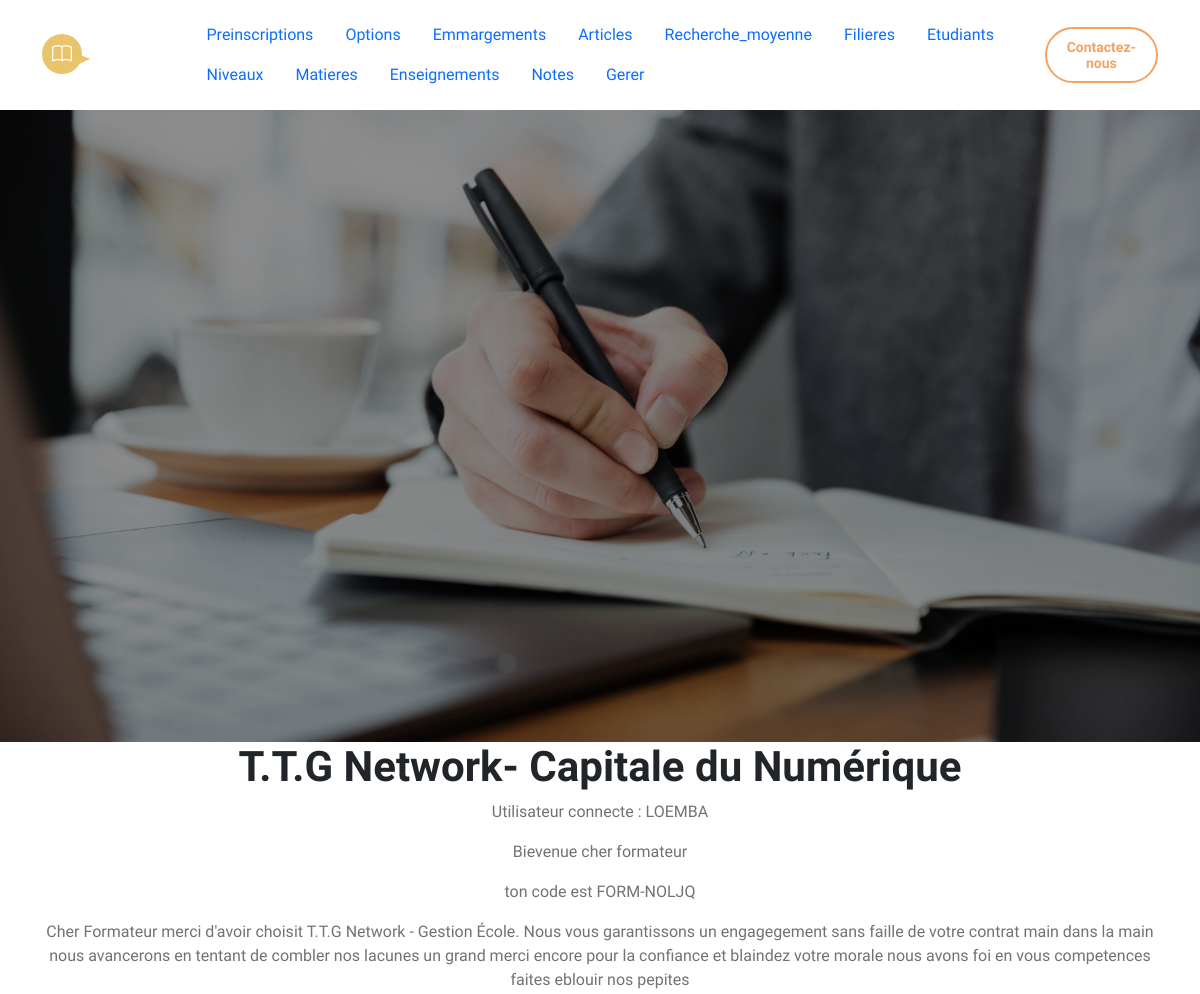
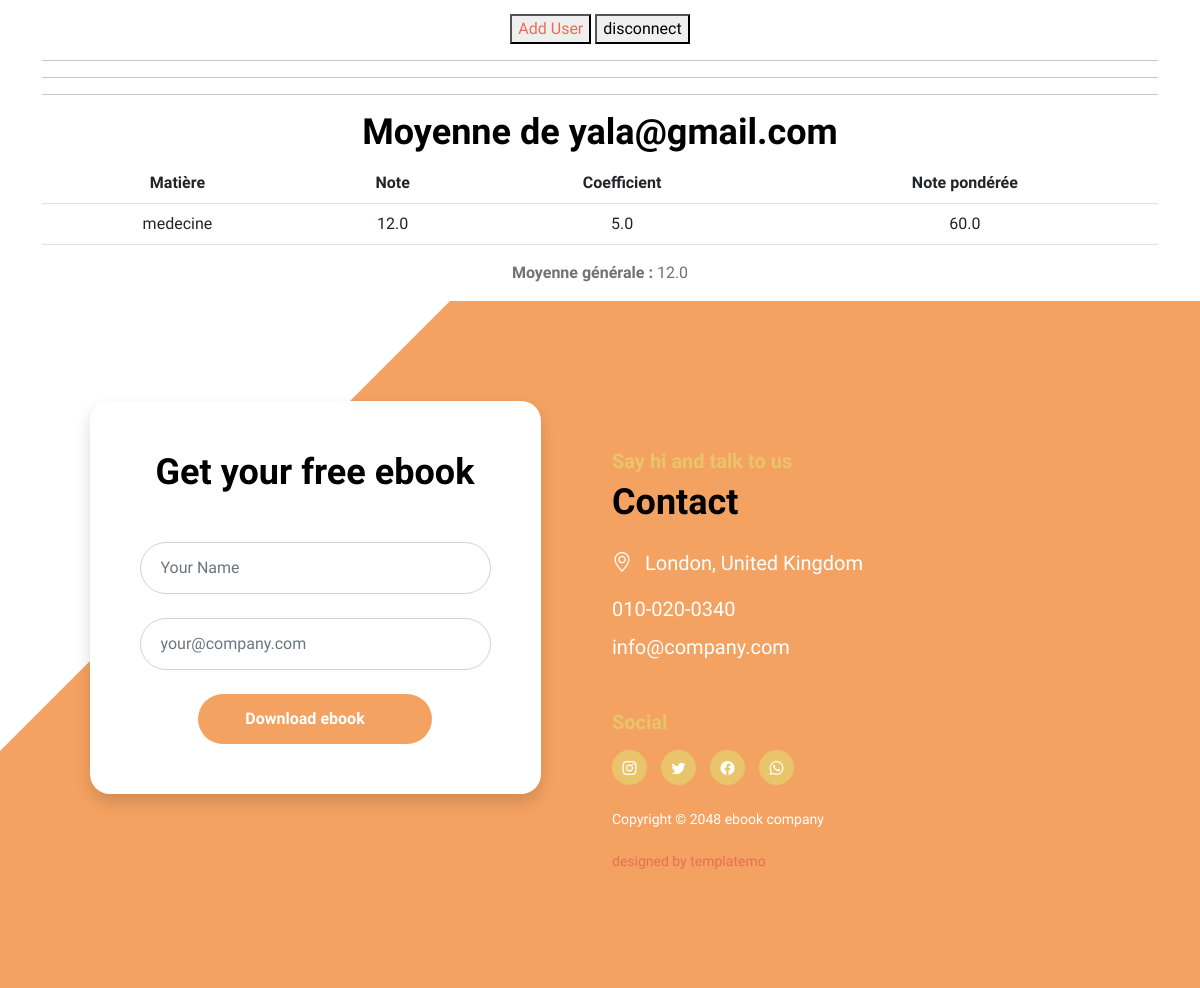
Screenshot of /moyenne/TTG-2025-WZZ1/ (signed in) with the database file from the repository (2 pictures, top to bottom).
### core/models.py (models this page shows, shortened)
class User(AbstractUser):
    ROLES = (
        ('admin', 'Administrateur'),
        ('formateur', 'Formateur'),
        ('etudiant', 'Étudiant'),
        ('parent', 'Parent'),
    )
    role = models.CharField(max_length=20, choices=ROLES)
    code_formateur = models.CharField(max_length=10, unique=True, null=True, blank=True)
    code_parent = models.CharField(max_length=10, unique=True, null=True, blank=True)
    matricule = models.CharField(max_length=30, unique=True, null=True, blank=True)

class Etudiant(models.Model):
    user = models.OneToOneField(User, on_delete=models.CASCADE, limit_choices_to={'role': 'etudiant'})
    option = models.ForeignKey(Option, on_delete=models.SET_NULL, null=True)
    niveau = models.ForeignKey(Niveau, on_delete=models.SET_NULL, null=True)
    date_inscription = models.DateField(default=timezone.now)

class Matiere(models.Model):
    nom = models.CharField(max_length=100)
    coefficient = models.FloatField()
    option = models.ForeignKey(Option, on_delete=models.CASCADE)

class Note(models.Model):
    etudiant = models.ForeignKey(Etudiant, on_delete=models.CASCADE)
    matiere = models.ForeignKey(Matiere, on_delete=models.CASCADE)
    valeur = models.FloatField()

### core/views.py (the view)
# urls.py: path('moyenne/<str:matricule>/', views.moyenne_etudiant, name='moyenne_etudiant'),
@login_required
def moyenne_etudiant(request, matricule):
    etudiant = get_object_or_404(Etudiant, user__matricule=matricule)
    notes = Note.objects.filter(etudiant=etudiant)
    if not notes.exists():
        return render(request, 'moyenne.html', {'etudiant': etudiant, 'message': "Aucune note trouvée."})
    total_pondere = 0
    total_coefficients = 0
    notes_detail = []
    for note in notes:
        coeff = note.matiere.coefficient
        ponderee = note.valeur * coeff
        total_pondere += ponderee
        total_coefficients += coeff
        notes_detail.append({
            'matiere': note.matiere.nom,
            'valeur': note.valeur,
            'coefficient': coeff,
            'ponderee': ponderee
        })
    moyenne = total_pondere / total_coefficients if total_coefficients > 0 else 0
    return render(request, 'moyenne.html', {
        'etudiant': etudiant,
        'notes': notes_detail,
        'moyenne': round(moyenne, 2)
    })

### core/templates/moyenne.html (shortened to what this page needs)
{% extends "base.html" %}
{% block content %}
  <hr>
  <h2>Moyenne de {{ etudiant.user.username }}</h2>
{% if message %}
  <p>{{ message }}</p>
{% else %}
  <table class="table">
    <thead>
      <tr>
        <th>Matière</th>
        <th>Note</th>
        <th>Coefficient</th>
        <th>Note pondérée</th>
      </tr>
    </thead>
    <tbody>
      {% for note in notes %}
        <tr>
          <td>{{ note.matiere }}</td>
          <td>{{ note.valeur }}</td>
          <td>{{ note.coefficient }}</td>
          <td>{{ note.ponderee }}</td>
        </tr>
      {% endfor %}
    </tbody>
  </table>
  <p><strong>Moyenne générale :</strong> {{ moyenne }}</p>
{% endif %}
{% endblock %}

### core/templates/base.html (shortened to what this page needs)
<!DOCTYPE html>
<html lang="fr">
  {% load static %}
<head>
        <link href="{% static 'css/bootstrap.min.css' %}" rel="stylesheet">
        <link href="{% static 'css/bootstrap-icons.css' %}" rel="stylesheet">
        <link href="{% static 'css/templatemo-ebook-landing.css' %}" rel="stylesheet">
    </head>
    <body>
        <main>
            <nav class="navbar navbar-expand-lg">
                <div class="container">
                    <a class="navbar-brand" href="index.html">
                        <i class="navbar-brand-icon bi-book me-2"></i>
                        <span>ebook</span>
                    </a>
                    <div class="collapse navbar-collapse" id="navbarNav">
                        <ul class="nav">
                            <li class="nav-item">
                                <a class="nav-link click-scroll" href="{% url 'preinscription' %}">Preinscriptions</a>
                            </li>
                            <li class="nav-item">
                                <a class="nav-link click-scroll" href="{% url 'options' %}">Options</a>
                            </li>
                            <li class="nav-item">
                                <a class="nav-link click-scroll" href="{% url 'liste_emargements' %}">Emmargements</a>
                            </li>
                            <li class="nav-item">
                              <a class="nav-link click-scroll" href="{% url 'article' %}">Articles</a>
                          </li>
                            <li class="nav-item">
                                <a class="nav-link click-scroll" href="{% url 'recherche_moyenne' %}">Recherche_moyenne</a>
                            </li>
                            <li class="nav-item">
                                <a class="nav-link click-scroll" href="{% url 'filiere' %}">Filieres</a>
                            </li>
                            <li class="nav-item">
                                <a class="nav-link click-scroll" href="{% url 'etudiant' %}">Etudiants</a>
                            </li>
                            <li class="nav-item">
                                <a class="nav-link click-scroll" href="{% url 'niveau' %}">Niveaux</a>
                            </li>
                            <li class="nav-item">
                                <a class="nav-link click-scroll" href="{% url 'matiere' %}">Matieres</a>
                            </li>
                            <li class="nav-item">
                                <a class="nav-link click-scroll" href="{% url 'enseignement' %}">Enseignements</a>
                            </li>
                            <li class="nav-item">
                                <a class="nav-link click-scroll" href="{% url 'note' %}">Notes</a>
                            </li>
                            <li class="nav-item">
                                <a class="nav-link click-scroll" href="{% url 'admin:index' %}">Gerer</a>
                            </li>
                        </ul>
                        <div class="d-none d-lg-block">
                            <a href="#" class="btn custom-btn custom-border-btn btn-naira btn-inverted">
                                <i class="btn-icon bi-cloud-download"></i>
                                <span>Contactez-nous</span>
                            </a>
                        </div>
                    </div>
                </div>
            </nav>
            <section class="hero-section d-flex justify-content-center align-items-center" id="section_1">
              <div class="container">
                  <div class="row">
                      <div class="hero-image-wrap col-lg-6 col-12 mt-3 mt-lg-0">
                      </div>
                  </div>
              </div>
          </section>
<section class="container" style="text-align: center;">
  <header>
    <h1>T.T.G Network- Capitale du Numérique </h1>
    <main>
        <p>Utilisateur connecte : {{user}}</p>
          {% if user.is_authenticated %}
          {% if user.role %}
          <p>Bievenue cher {{user.role}} </p>
          {% else %}
          <p>Bievenue cher Admin </p>
          {% endif %}
            {% if user.matricule %}
            <p>ton matricule est {{user.matricule}}</p>
            <p>
                Cher etudiant merci d'avoir choisit T.T.G Network - Gestion École.
                Nous vous garantissons un apprentissage serieux et rigoureux main dans
                la main nous avancerons en tentant de combler nos lacunes un grand merci
                encore pour la confiance et blaindez votre morale car la route sera longue
            </p>
            {% elif user.code_formateur %}
            <p>ton code est {{user.code_formateur}}</p>
            <p>
                Cher Formateur merci d'avoir choisit T.T.G Network - Gestion École.
                Nous vous garantissons un engagegement sans faille de votre contrat main
                dans la main nous avancerons en tentant de combler nos lacunes un grand merci
                encore pour la confiance et blaindez votre morale nous avons foi en vous
                competences faites eblouir nos pepites
            </p>
            {% else %}
              <p>
                Bienvenue sur la plateforme officielle de T.T.G Network - Gestion Ecole.
                Accèdez facilement à votre avenir académique
            </p>
            {% endif %}
          {% endif %}
        <button><a href="{% url 'urlregister' %}">Add User</a></button>
        <a href="{% url 'urllogout' %}"><button>disconnect</button></a>
        <hr>
        <hr>
      </main>
      {% block content %}{% endblock %}
    </section>
  <section class="contact-section section-padding" id="section_5">
    <div class="container">
        <div class="row">
            <div class="col-lg-5 col-12 mx-auto">
                <form class="custom-form ebook-download-form bg-white shadow" action="#" method="post" role="form">
                    <div class="text-center mb-5">
                        <h2 class="mb-1">Get your free ebook</h2>
                    </div>
                    <div class="ebook-download-form-body">
                        <div class="input-group mb-4">
                            <input type="text" name="ebook-form-name" id="ebook-form-name" class="form-control" aria-label="ebook-form-name" aria-describedby="basic-addon1" placeholder="Your Name" required>
                            <span class="input-group-text" id="basic-addon1">
                            </span>
                        </div>
                        <div class="input-group mb-4">
                            <input type="email" name="ebook-email" id="ebook-email" pattern="[^ @]*@[^ @]*" class="form-control" placeholder="your@company.com" aria-label="ebook-form-email" aria-describedby="basic-addon2" required="">
                            <span class="input-group-text" id="basic-addon2">
                            </span>
                        </div>
                        <div class="col-lg-8 col-md-10 col-8 mx-auto">
                            <button type="submit" class="form-control">Download ebook</button>
                        </div>
                    </div>
                </form>
            </div>
            <div class="col-lg-6 col-12">
                <h6 class="mt-5">Say hi and talk to us</h6>
                <h2 class="mb-4">Contact</h2>
                <p class="mb-3">
                    <i class="bi-geo-alt me-2"></i>
                    London, United Kingdom
                </p>
                <p class="mb-2">
                    <a href="tel: 010-020-0340" class="contact-link">
                        010-020-0340
                    </a>
                </p>
                <p>
                    <a href="mailto:info@company.com" class="contact-link">
                        info@company.com
                    </a>
                </p>
                <h6 class="site-footer-title mt-5 mb-3">Social</h6>
                <ul class="social-icon mb-4">
                    <li class="social-icon-item">
                        <a href="#" class="social-icon-link bi-instagram"></a>
                    </li>
                    <li class="social-icon-item">
                        <a href="#" class="social-icon-link bi-twitter"></a>
                    </li>
                    <li class="social-icon-item">
                        <a href="#" class="social-icon-link bi-facebook"></a>
                    </li>
                    <li class="social-icon-item">
                        <a href="#" class="social-icon-link bi-whatsapp"></a>
                    </li>
                </ul>
                <p class="copyright-text">Copyright © 2048 ebook company
                <br><br><a rel="nofollow" href="https://templatemo.com" target="_blank">designed by templatemo</a></p>
            </div>
        </div>
    </div>
</section>
</main>
</body>
</html>

### rows the page displays
User: username "LOEMBA", role "formateur", code_formateur "FORM-NOLJQ"
Etudiant: user.username "yala@gmail.com"
Matiere: matiere "medecine", coefficient "5.0"
Note: valeur "12.0"

### other values shown
{{ note.ponderee }} "60.0"
{{ moyenne }} "12.0"
